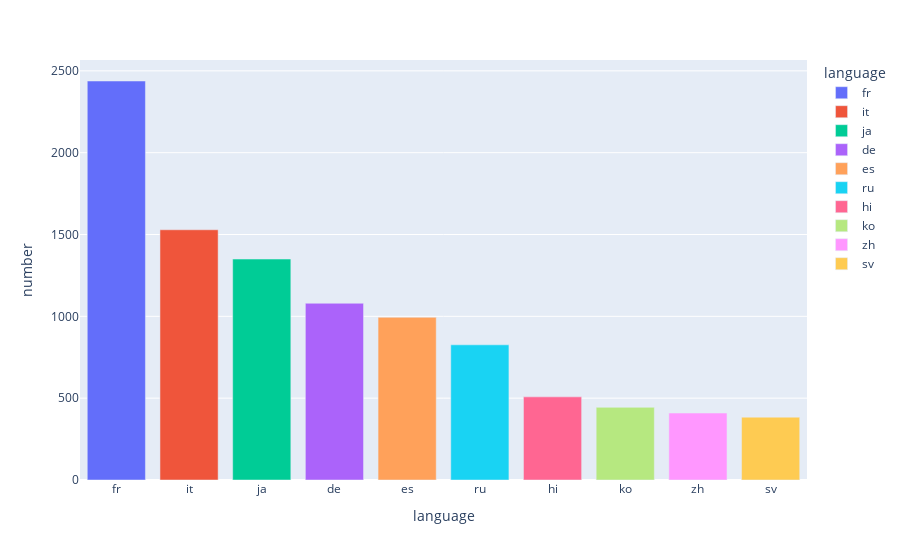

This figure's notebook cell:
### Markdown cell above
There are over 93 languages represented in our dataset. As we had expected, English language films form the overwhelmingly majority. French and Italian movies come at a very distant second and third respectively. Let us represent the most popular languages (apart from English) in the form of a bar plot.

### Code cell
import plotly.express as px
fig = px.bar(lang_df.iloc[1:11], x='language', y='number', color='language')
fig.show()

### Figure 1 — Plotly figure (JSON) as saved in the notebook; plotly's stock layout.template omitted (floating-point values rounded to 4 significant figures)
{"data": [{"alignmentgroup": "True", "hovertemplate": "language=%{x}<br>number=%{y}<extra></extra>", "legendgroup": "fr", "marker": {"color": "#636efa"}, "name": "fr", "offsetgroup": "fr", "orientation": "v", "showlegend": true, "textposition": "auto", "type": "bar", "x": ["fr"], "xaxis": "x", "y": [2438], "yaxis": "y"}, {"alignmentgroup": "True", "hovertemplate": "language=%{x}<br>number=%{y}<extra></extra>", "legendgroup": "it", "marker": {"color": "#EF553B"}, "name": "it", "offsetgroup": "it", "orientation": "v", "showlegend": true, "textposition": "auto", "type": "bar", "x": ["it"], "xaxis": "x", "y": [1529], "yaxis": "y"}, {"alignmentgroup": "True", "hovertemplate": "language=%{x}<br>number=%{y}<extra></extra>", "legendgroup": "ja", "marker": {"color": "#00cc96"}, "name": "ja", "offsetgroup": "ja", "orientation": "v", "showlegend": true, "textposition": "auto", "type": "bar", "x": ["ja"], "xaxis": "x", "y": [1350], "yaxis": "y"}, {"alignmentgroup": "True", "hovertemplate": "language=%{x}<br>number=%{y}<extra></extra>", "legendgroup": "de", "marker": {"color": "#ab63fa"}, "name": "de", "offsetgroup": "de", "orientation": "v", "showlegend": true, "textposition": "auto", "type": "bar", "x": ["de"], "xaxis": "x", "y": [1080], "yaxis": "y"}, {"alignmentgroup": "True", "hovertemplate": "language=%{x}<br>number=%{y}<extra></extra>", "legendgroup": "es", "marker": {"color": "#FFA15A"}, "name": "es", "offsetgroup": "es", "orientation": "v", "showlegend": true, "textposition": "auto", "type": "bar", "x": ["es"], "xaxis": "x", "y": [994], "yaxis": "y"}, {"alignmentgroup": "True", "hovertemplate": "language=%{x}<br>number=%{y}<extra></extra>", "legendgroup": "ru", "marker": {"color": "#19d3f3"}, "name": "ru", "offsetgroup": "ru", "orientation": "v", "showlegend": true, "textposition": "auto", "type": "bar", "x": ["ru"], "xaxis": "x", "y": [826], "yaxis": "y"}, {"alignmentgroup": "True", "hovertemplate": "language=%{x}<br>number=%{y}<extra></extra>", "legendgroup": "hi", "marker": {"color": "#FF6692"}, "name": "hi", "offsetgroup": "hi", "orientation": "v", "showlegend": true, "textposition": "auto", "type": "bar", "x": ["hi"], "xaxis": "x", "y": [508], "yaxis": "y"}, {"alignmentgroup": "True", "hovertemplate": "language=%{x}<br>number=%{y}<extra></extra>", "legendgroup": "ko", "marker": {"color": "#B6E880"}, "name": "ko", "offsetgroup": "ko", "orientation": "v", "showlegend": true, "textposition": "auto", "type": "bar", "x": ["ko"], "xaxis": "x", "y": [444], "yaxis": "y"}, {"alignmentgroup": "True", "hovertemplate": "language=%{x}<br>number=%{y}<extra></extra>", "legendgroup": "zh", "marker": {"color": "#FF97FF"}, "name": "zh", "offsetgroup": "zh", "orientation": "v", "showlegend": true, "textposition": "auto", "type": "bar", "x": ["zh"], "xaxis": "x", "y": [409], "yaxis": "y"}, {"alignmentgroup": "True", "hovertemplate": "language=%{x}<br>number=%{y}<extra></extra>", "legendgroup": "sv", "marker": {"color": "#FECB52"}, "name": "sv", "offsetgroup": "sv", "orientation": "v", "showlegend": true, "textposition": "auto", "type": "bar", "x": ["sv"], "xaxis": "x", "y": [384], "yaxis": "y"}], "layout": {"barmode": "relative", "legend": {"title": {"text": "language"}, "tracegroupgap": 0}, "margin": {"t": 60}, "xaxis": {"anchor": "y", "categoryarray": ["fr", "it", "ja", "de", "es", "ru", "hi", "ko", "zh", "sv"], "categoryorder": "array", "domain": [0, 1], "title": {"text": "language"}}, "yaxis": {"anchor": "x", "domain": [0, 1], "title": {"text": "number"}}}}
